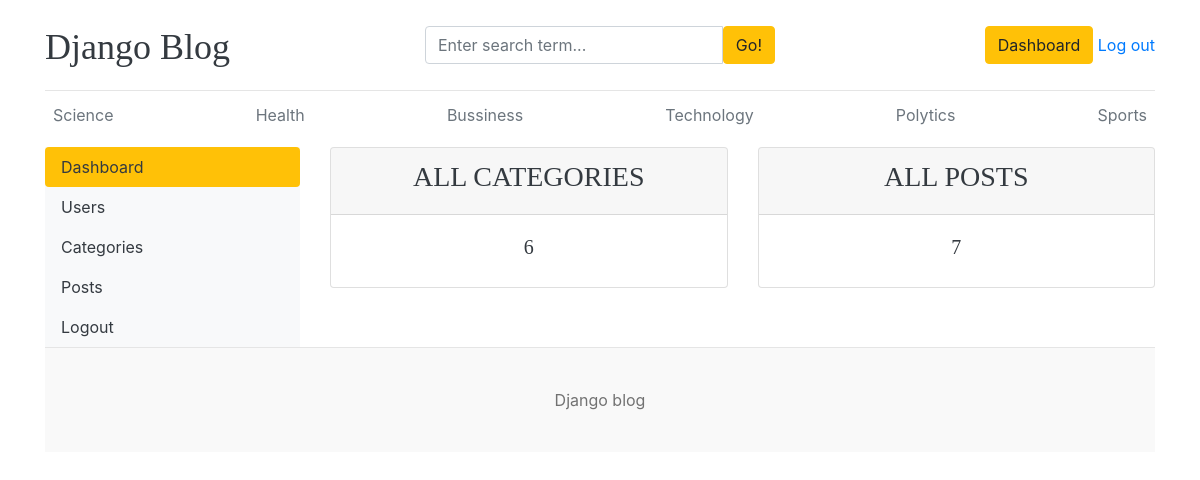
The app's page /dashboard/ (signed in) with its own data.
### blogs/models.py (models this page shows, shortened)
class Category(models.Model):
    category_name = models.CharField(max_length=50, unique=True) # Tên danh mục, tối đa 50 ký tự, không được trùng lặp
    created_at = models.DateTimeField(auto_now_add=True)  # Thời gian tạo, tự động gán khi bản ghi được tạo lần đầu
    updated_at = models.DateTimeField(auto_now=True)      # Thời gian cập nhật, tự động cập nhật mỗi khi bản ghi được lưu
    class Meta:
        verbose_name_plural = 'Categories'

### dashboards/views.py (the view)
# urls.py: path('dashboard/', include('dashboards.urls'))
@login_required(login_url='login')
def dashboard(request):
    category_counts = Category.objects.all().count()
    blogs_counts = Blogs.objects.all().count()
    context = {
        'category_counts' : category_counts,
        'blogs_counts': blogs_counts
    }
    return render(request, 'dashboard/dashboard.html', context)

### blogs/context_processors.py (called while the page is built)
def get_categories(request):
    categories = Category.objects.all()
    return dict(categories = categories)

### templates/dashboard/dashboard.html
{% extends '../base/base.html' %}
{% block content %}
<div class="row">
    {% include './leftsidebar.html' %}
    <div class="col-md-9">
        <div class="row">
            <div class="col">
                <div class="card border-default mb-3">
                    <div class="card-header text-center text-uppercase font-weight-bold">
                        <h3 class="text-dark">All Categories</h3>
                    </div>
                    <div class="card-body text-dark">
                        <h5 class="cart-title text-center">{{ category_counts }}</h5>
                    </div>
                </div>
            </div>
            <div class="col">
                <div class="card border-default mb-3">
                    <div class="card-header text-center text-uppercase font-weight-bold">
                        <h3 class="text-dark">All Posts</h3>
                    </div>
                    <div class="card-body text-dark">
                        <h5 class="cart-title text-center">{{ blogs_counts }}</h5>
                    </div>
                </div>
            </div>
        </div>
    </div>
</div>
{% endblock %}

### templates/base/header.html (shortened to what this page needs)
{% load static %}
<!DOCTYPE html>
<html lang="en">
<head>
    <link href="https://getbootstrap.com/docs/4.0/dist/css/bootstrap.min.css" rel="stylesheet">
    <link href="{% static 'css/blog.css' %}" rel="stylesheet">
    <link rel="stylesheet" href="https://cdnjs.cloudflare.com/ajax/libs/font-awesome/4.7.0/css/font-awesome.min.css">
  </head>
<body>
    <div class="container">
      <header class="blog-header py-3">
        <div class="row flex-nowrap justify-content-between align-items-center">
          <div class="col-4 pt-1">
            <a class="blog-header-logo text-dark" href="/">Django Blog</a>
          </div>
          <div class="col-4">
            <form action="{% url 'search' %}" method="GET">
              <div class="input-group">
                <input class="form-control" name="keyword" type="text" placeholder="Enter search term..." aria-label="Enter search term..." aria-describedby="button-search" />
                <button type="submit" class="btn btn-warning" id="button-search" type="button">Go!</button>
            </div>
            </form>
          </div>
          <div class="col-4 d-flex justify-content-end align-items-center">
            {% if not user.is_authenticated %}
            <a class="btn btn-sm btn-warning" href="{% url 'login' %}">Log in</a> &nbsp;
            <a class="btn btn-sm btn-outline-secondary" href="{% url 'register' %}">Register</a>
            {% else %}
            <span><a href="{% url 'dashboard' %}" class="btn btn-warning">Dashboard</a></span> &nbsp;
            <span><a href="{% url 'logout' %}">Log out</a></span>
            {% endif %}
          </div>
        </div>
      </header>
      <div class="nav-scroller py-1 mb-2">
        <nav class="nav d-flex justify-content-between">
          {% for cat in categories %}
          <a class="p-2 text-muted" href="{% url 'posts_by_category' cat.id %}">{{ cat.category_name }}</a>
          {% endfor %}
        </nav>
      </div>

### static/css/blog.css (style rules this page uses)
.blog-header { border-bottom: 1px solid #e5e5e5; }
.blog-header-logo { font-family: "Playfair Display", Georgia, "Times New Roman", serif; font-size: 2.25rem; }
h1, h2, h3, h4, h5, h6 { font-family: "Playfair Display", Georgia, "Times New Roman", serif; }

### records on screen
Category: category_name "Science"
Category: category_name "Health"
Category: category_name "Bussiness"
Category: category_name "Technology"
Category: category_name "Polytics"
Category: category_name "Sports"

### other values on screen
{{ category_counts }} "6"
{{ blogs_counts }} "7"
